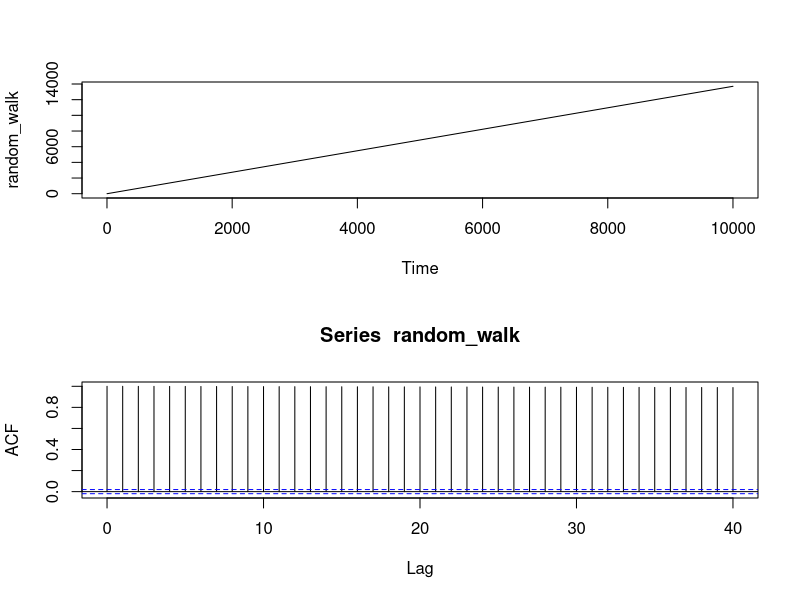
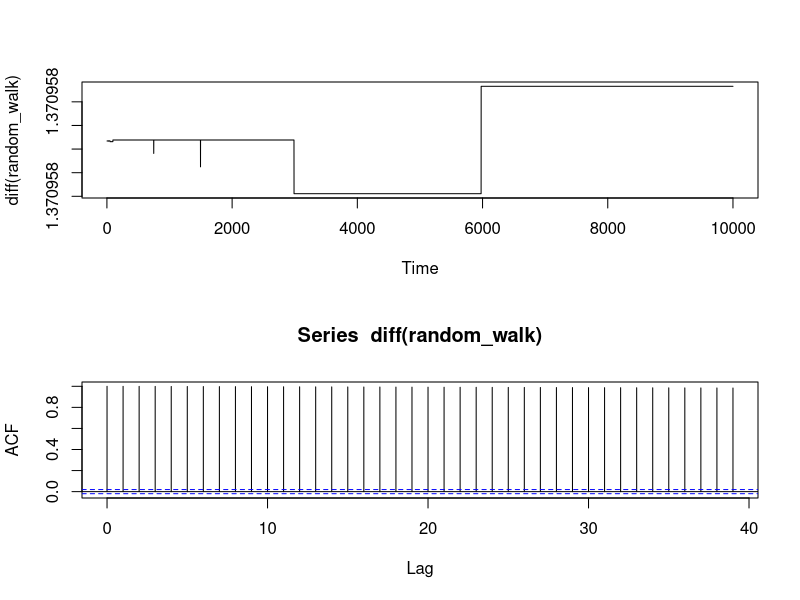

Here is the R script that generated these plots, in order:
# Random walk: x(t) = x(t-1) + Z(t)
n = 10000
weight = 1

set.seed(42)
noise = rnorm(1)

x=NULL
x[1]=0
for(i in 2:n){x[i]=weight*x[i-1]+noise}
random_walk = ts(x)

#2rows, 1col
par(mfrow=c(2,1))

plot(random_walk)
acf(random_walk)

# remove the trend
# diff = Z(t) ~ norm
#2rows, 1col
par(mfrow=c(2,1))
plot(diff(random_walk))
acf(diff(random_walk))